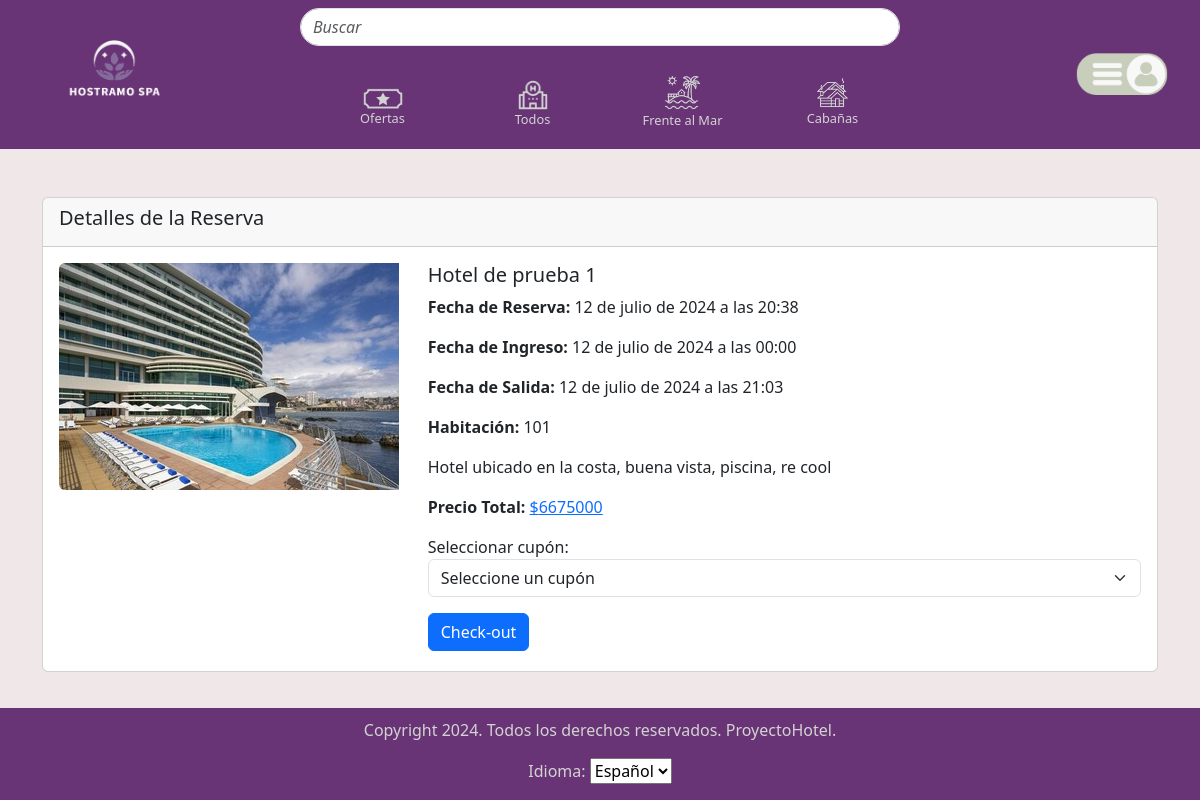
/ver_reserva/25/ (signed in), run on the app's committed database.
### hoteles/models.py (models this page shows, shortened)
class Reserva(models.Model):
    usuario = models.ForeignKey(Usuario, on_delete=models.CASCADE)
    hotel = models.ForeignKey(Hotel, on_delete=models.CASCADE)
    habitacion = models.ForeignKey(Habitacion, on_delete=models.CASCADE)
    fecha_reserva = models.DateTimeField(auto_now_add=True)
    fecha_ingreso = models.DateTimeField(null=True, blank=True)
    fecha_salida = models.DateTimeField(null=True, blank=True)
    checkout = models.BooleanField(default=False)

class Hotel(models.Model):
    CATEGORIAS = [
        ('normal', 'Normal'),
        ('frente_al_mar', 'Frente al Mar'),
        ('cabanas', 'Cabañas'),
    ]
    id = models.AutoField(primary_key=True)
    nombre = models.CharField(max_length=255)
    descripcion_breve = models.CharField(max_length=500)
    descripcion_detallada = models.TextField()
    precio = models.IntegerField()
    foto = models.ImageField(upload_to='hoteles/')
    categoria = models.CharField(max_length=20, choices=CATEGORIAS, default='normal')
    en_oferta = models.BooleanField(default=False)
    porcentaje_descuento = models.IntegerField(default=0)
    stock_habitaciones = models.PositiveIntegerField(default=0)
    ubicacion = models.CharField(max_length=255, null=True, blank=True)
    wifi_gratuito = models.BooleanField(default=False)
    desayuno_incluido = models.BooleanField(default=False)
    gimnasio = models.BooleanField(default=False)
    piscina = models.BooleanField(default=False)
    spa = models.BooleanField(default=False)
    restaurante = models.BooleanField(default=False)
    servicio_transporte = models.BooleanField(default=False)
    servicios_eventos = models.BooleanField(default=False)
    servicio_conserjeria = models.BooleanField(default=False)

class Habitacion(models.Model):
    hotel = models.ForeignKey(Hotel, related_name='habitaciones', on_delete=models.CASCADE)
    numero = models.CharField(max_length=20)
    cantidad_camas = models.PositiveIntegerField()
    descripcion = models.TextField()
    ocupada = models.BooleanField(default=False)

### hoteles/views.py (the view, shortened to what this page needs)
# urls.py: path('ver_reserva/<int:reserva_id>/', ver_reserva, name='ver_reserva'),
@login_required
def ver_reserva(request, reserva_id):
    reserva = get_object_or_404(Reserva, id=reserva_id, usuario=request.user)
    ahora = timezone.now()
    fecha_ingreso = timezone.make_aware(reserva.fecha_ingreso) if timezone.is_naive(reserva.fecha_ingreso) else reserva.fecha_ingreso
    fecha_salida = timezone.make_aware(reserva.fecha_salida) if reserva.fecha_salida and timezone.is_naive(reserva.fecha_salida) else ahora
    dias_reserva = (fecha_salida - fecha_ingreso).days + 1
    precio_total = reserva.hotel.precio * dias_reserva
    if reserva.hotel.porcentaje_descuento:
        descuento = precio_total * (reserva.hotel.porcentaje_descuento / 100)
    else:
        descuento = 0
    precio_total_con_descuento = precio_total - descuento
    cupon_codigo = request.POST.get('cupon_codigo')
    cupon_descuento = 0
    precio_final = precio_total_con_descuento - cupon_descuento
    return render(request, 'ver_reserva.html', {
        'reserva': reserva,
        'precio_total': round(precio_total_con_descuento, 2),
        'precio_final': round(precio_final, 2),
        'cupon_descuento': round(cupon_descuento, 2),
        'cupones': [
            {
                "codigo": codigo,
                "descuento": detalles["descuento"],
                "count": detalles["count"],
            }
            for codigo, detalles in json.loads(request.user.lista_cupones).items()
        ] if request.user.lista_cupones else []
    })

### hoteles/authentication_backend.py (called while the page is built)
    def get_user(self, user_id):
        try:
            return Usuario.objects.get(pk=user_id)
        except Usuario.DoesNotExist:
            return None

### hoteles/templates/ver_reserva.html (shortened to what this page needs)
{% load static i18n %}
<!DOCTYPE html>
<html lang="en">
<head>
    <link
      href="https://cdn.jsdelivr.net/npm/bootstrap@5.3.3/dist/css/bootstrap.min.css"
      rel="stylesheet"
    />
    <link rel="stylesheet" href="{% static 'style.css' %}" />
</head>
<body>
    <nav class="navbar navbar-expand-md flex-column" id="navbarPrincipal">
        <div class="search-bar" id="barraBusquedaNavbar">
            <input class="form-control mr-sm-2 search-input" type="search" placeholder="Buscar" aria-label="Buscar">
        </div>
        <div class="container-fluid">
            <a class="navbar-brand" href="/index/" id="logoPagina">
                <img src="{% static 'images/icons/veranium.png' %}" alt="Logo página" />
            </a>
            <div class="collapse navbar-collapse" id="navbarNav">
                <ul class="navbar-nav me-auto mb-2 mb-md-0" id="tamañoTextoNav">
                    <li class="nav-item">
                        <a class="nav-link d-flex align-items-center" href="#" data-filtro="ofertas" id="textoOfertas">
                            <img src="{% static 'images/icons/ofertasUnfocus.png' %}" class="img-fluid" alt="Ofertas" id="iconoOfertas">
                            {% trans "Ofertas" %}
                        </a>
                    </li>
                    <li class="nav-item">
                        <a class="nav-link d-flex align-items-center" href="#" data-filtro="todos" id="textoTodos">
                            <img src="{% static 'images/icons/todosUnfocus.png' %}" class="img-fluid" alt="Todos" id="iconoTodos">
                            {% trans "Todos" %}
                        </a>
                    </li>
                    <li class="nav-item">
                        <a class="nav-link d-flex align-items-center" href="#" data-filtro="frente_al_mar" id="textoFrenteAlMar">
                            <img src="{% static 'images/icons/frente-al-marUnfocus.png' %}" class="img-fluid" alt="Frente al Mar" id="iconoFrenteAlMar">
                            {% trans "Frente al Mar" %}
                        </a>
                    </li>
                    <li class="nav-item">
                        <a class="nav-link d-flex align-items-center" href="#" data-filtro="cabanas" id="textoCabañas">
                            <img src="{% static 'images/icons/cabañasUnfocus.png' %}" class="img-fluid" alt="Cabañas" id="iconoCabañas">
                            {% trans "Cabañas" %}
                        </a>
                    </li>
                </ul>
            </div>
            <div class="nav-item" id="menuUsuario">
                <div class="dropdown" id="dropdownMenuUsuario">
                    <a class="navbar-brand dropdown-toggle" role="button" data-bs-toggle="dropdown" aria-expanded="false" id="botonMenuUsuario">
                        <img src="{% static 'images/icons/menuUsuarioUnfocus.png' %}" alt="Menú Usuario" width="100"/>
                    </a>
                </div>
            </div>
        </div>
    </nav>
    <main>
        <div class="container mt-5">
            <div class="card">
                <div class="card-header">
                    <h5>Detalles de la Reserva</h5>
                </div>
                <div class="card-body">
                    <div class="row">
                        <div class="col-md-4">
                            <img src="{{ reserva.hotel.foto.url }}" class="img-fluid rounded-start" alt="Imagen hotel">
                        </div>
                        <div class="col-md-8">
                            <h5 id="hotelNombre" class="card-title">{{ reserva.hotel.nombre }}</h5>
                            <p id="hotelFechaR" class="card-text"><strong>Fecha de Reserva:</strong> {{ reserva.fecha_reserva }}</p>
                            <p id="hotelFechaI" class="card-text"><strong>Fecha de Ingreso:</strong> {{ reserva.fecha_ingreso }}</p>
                            {% if reserva.fecha_salida %}
                            <p id="hotelFechaS" class="card-text"><strong>Fecha de Salida:</strong> {{ reserva.fecha_salida }}</p>
                            {% endif %}
                            <p id="hotelHabitacion" class="card-text" data-habitacion-id="{{ reserva.habitacion.id }}">
                                <strong>Habitación:</strong> {{ reserva.habitacion.numero }}
                            </p>
                            <p class="card-text">{{ reserva.hotel.descripcion_detallada }}</p>
                            <p class="card-text">
                                <strong>Precio Total:</strong>
                                <a href="#" id="precioTotal">${{ precio_total }}</a>
                            </p>
                            <div class="form-group">
                                <label for="cuponSelect">{% trans "Seleccionar cupón:" %}</label>
                                <select class="form-select" id="cuponSelect">
                                    <option value="">{% trans "Seleccione un cupón" %}</option>
                                </select>
                            </div>
                            <button id="btnCheckout" type="submit" class="btn btn-primary mb-1 mt-3">{% trans "Check-out" %}</button>
                        </div>
                    </div>
                </div>
            </div>
        </div>
    </main>
    <footer class="footer">
        <p>{% trans "Copyright 2024. Todos los derechos reservados. ProyectoHotel." %}<br>
            <form action="{% url 'set_language' %}" method="post">
                <label for="language">{% trans "Idioma:" %}</label>
                <select name="language" onchange="this.form.submit()">
                    {% get_current_language as LANGUAGE_CODE %}
                    {% get_available_languages as LANGUAGES %}
                    {% for lang in LANGUAGES %}
                    <option value="{{ lang.0 }}"{% if lang.0 == LANGUAGE_CODE %} selected{% endif %}>
                        {{ lang.1 }}
                    </option>
                    {% endfor %}
                </select>
            </form>
        </p>
    </footer>
</body>
</html>

### hoteles/static/style.css (style rules this page uses)
:root { --morado: #683475; --moradoOscuro: #42214B; --blanco: white; --gris: #F0E8E8F5; --grisOscuro: #D3D3D3; --colorBg-pagina: #F0E8E8F5; --colorBg-navbarPrincipal: var(--morado); --colorTexto-navbarPrincipal: var(--grisOscuro); --colorHover-textoNavbarPrincipal: var(--blanco); --colorHover-bloqueTextoNavbarPrincipal: var(--moradoOscuro); --colorBg-headerModalesInicioYRegistro: var(--morado); --colorBg-bodyModalesInicioYRegistro: var(--gris); --colorTexto-modalesInicioYRegistro: var(--blanco); --colorBg-footer: var(--morado); --colorTexto-footer: var(--grisOscuro); }
body { display: flex; flex-direction: column; min-height: 100vh; background-color: var(--colorBg-pagina); }
main { flex: 1; }
#navbarPrincipal { background-color: var(--colorBg-navbarPrincipal); }
#tamañoTextoNav { font-size: 80%; }
#logoPagina { margin-left: 50px; }
#logoPagina img { width: 105px; padding: 2%; }
#barraBusquedaNavbar { display: flex; justify-content: center; }
.search-bar { width: 100%; transition: height 0.3s; }
#menuUsuario { margin-top: -30px; margin-bottom: 10px; margin-left: 20px; }
#textoOfertas, #textoTodos, #textoFrenteAlMar, #textoCabañas { color: var(--colorTexto-navbarPrincipal); transition: color 0.3s, background-color 0.3s; border-radius: 20px; }
.navbar-brand { margin-top: -30px; margin-bottom: 10px; margin-left: 20px; }
.navbar-nav { display: flex; align-items: center; justify-content: center; width: 100%; }
.nav-item { margin-left: 20px; margin-right: 20px; margin-top: 10px; }
.nav-link { display: flex; flex-direction: column; align-items: center; justify-content: center; height: 65px; width: 110px; border-radius: 10px; }
#iconoOfertas { width: 40px; height: 40px; transition: transform 0.3s, filter 0.3s; }
#iconoTodos { margin-top: 13px; width: 30px; height: 30px; transition: transform 0.3s, filter 0.3s; }
#iconoFrenteAlMar { margin-top: 7px; width: 37px; height: 37px; transition: transform 0.3s, filter 0.3s; }
#iconoCabañas { margin-top: 7px; width: 33px; height: 33px; transition: transform 0.3s, filter 0.3s; }
.search-input { width: 600px; border-radius: 25px; }
#menuUsuario { margin-right: auto; }
#dropdownMenuUsuario .dropdown-toggle::after { display: none; }
::placeholder, #lblPreguntaIniciarSesion, #lblPreguntaRegistroUsuario { font-style: italic; }
.footer { color: var(--colorTexto-footer); background-color: var(--colorBg-footer); padding-top: 10px; padding-bottom: 0px; text-align: center; margin-top: auto; }

### data on the page
Reserva: hotel.foto (picture), hotel.nombre "Hotel de prueba 1", fecha_reserva "12 de julio de 2024 a las 20:38", fecha_ingreso "12 de julio de 2024 a las 00:00", fecha_salida "12 de julio de 2024 a las 21:03", habitacion.numero "101", hotel.descripcion_detallada "Hotel ubicado en la costa, buena vista, piscina, re cool"

### other printed values
{{ precio_total }} "6675000"
form field language "Español"
